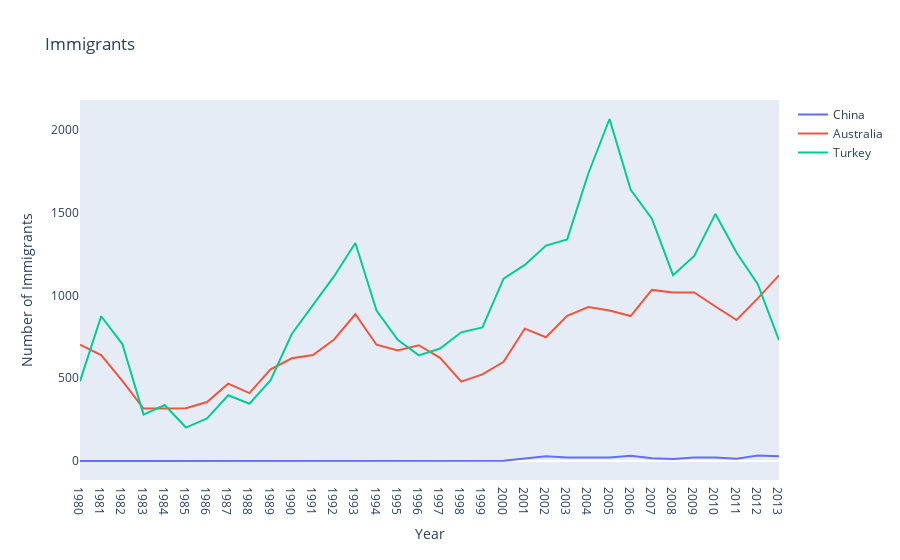

Source (notebook cell):
### Code cell
china = go.Scatter(
                  x = canada.index.values,
                  y = canada['China'],
                  mode = 'lines',
                  name = 'China'
)

australia = go.Scatter(
                  x = canada.index.values,
                  y = canada['Australia'],
                  mode = 'lines',
                  name = 'Australia'
)

turkey = go.Scatter(
                  x = canada.index.values,
                  y = canada['Turkey'],
                  mode = 'lines',
                  name = 'Turkey'
)

layout = go.Layout(
                    title = 'Immigrants', 
                    xaxis = dict(title = 'Year', showgrid = False, showline = False),
                    yaxis = dict(title = 'Number of Immigrants', showgrid = False, showline = False),
                  )

data = [china, australia, turkey]
fig = go.Figure(data = data, layout = layout)
iplot(fig)

### Figure 1 — Plotly figure (JSON) as saved in the notebook; plotly's stock layout.template omitted (floating-point values rounded to 4 significant figures)
{"data": [{"mode": "lines", "name": "China", "type": "scatter", "x": ["1980", "1981", "1982", "1983", "1984", "1985", "1986", "1987", "1988", "1989", "1990", "1991", "1992", "1993", "1994", "1995", "1996", "1997", "1998", "1999", "2000", "2001", "2002", "2003", "2004", "2005", "2006", "2007", "2008", "2009", "2010", "2011", "2012", "2013"], "y": [0, 0, 0, 0, 0, 0, 0, 0, 0, 0, 0, 0, 0, 0, 0, 0, 0, 0, 0, 0, 1, 15, 28, 21, 21, 21, 32, 16, 12, 21, 21, 13, 33, 29]}, {"mode": "lines", "name": "Australia", "type": "scatter", "x": ["1980", "1981", "1982", "1983", "1984", "1985", "1986", "1987", "1988", "1989", "1990", "1991", "1992", "1993", "1994", "1995", "1996", "1997", "1998", "1999", "2000", "2001", "2002", "2003", "2004", "2005", "2006", "2007", "2008", "2009", "2010", "2011", "2012", "2013"], "y": [702, 639, 484, 317, 317, 319, 356, 467, 410, 553, 620, 640, 734, 886, 702, 668, 699, 623, 479, 523, 599, 799, 747, 876, 930, 909, 875, 1033, 1018, 1018, 933, 851, 982, 1121]}, {"mode": "lines", "name": "Turkey", "type": "scatter", "x": ["1980", "1981", "1982", "1983", "1984", "1985", "1986", "1987", "1988", "1989", "1990", "1991", "1992", "1993", "1994", "1995", "1996", "1997", "1998", "1999", "2000", "2001", "2002", "2003", "2004", "2005", "2006", "2007", "2008", "2009", "2010", "2011", "2012", "2013"], "y": [481, 874, 706, 280, 338, 202, 257, 397, 346, 488, 767, 941, 1116, 1316, 908, 732, 638, 679, 777, 806, 1101, 1184, 1301, 1338, 1736, 2065, 1638, 1463, 1122, 1238, 1492, 1257, 1068, 729]}], "layout": {"title": {"text": "Immigrants"}, "xaxis": {"showgrid": false, "showline": false, "title": {"text": "Year"}}, "yaxis": {"showgrid": false, "showline": false, "title": {"text": "Number of Immigrants"}}}}
